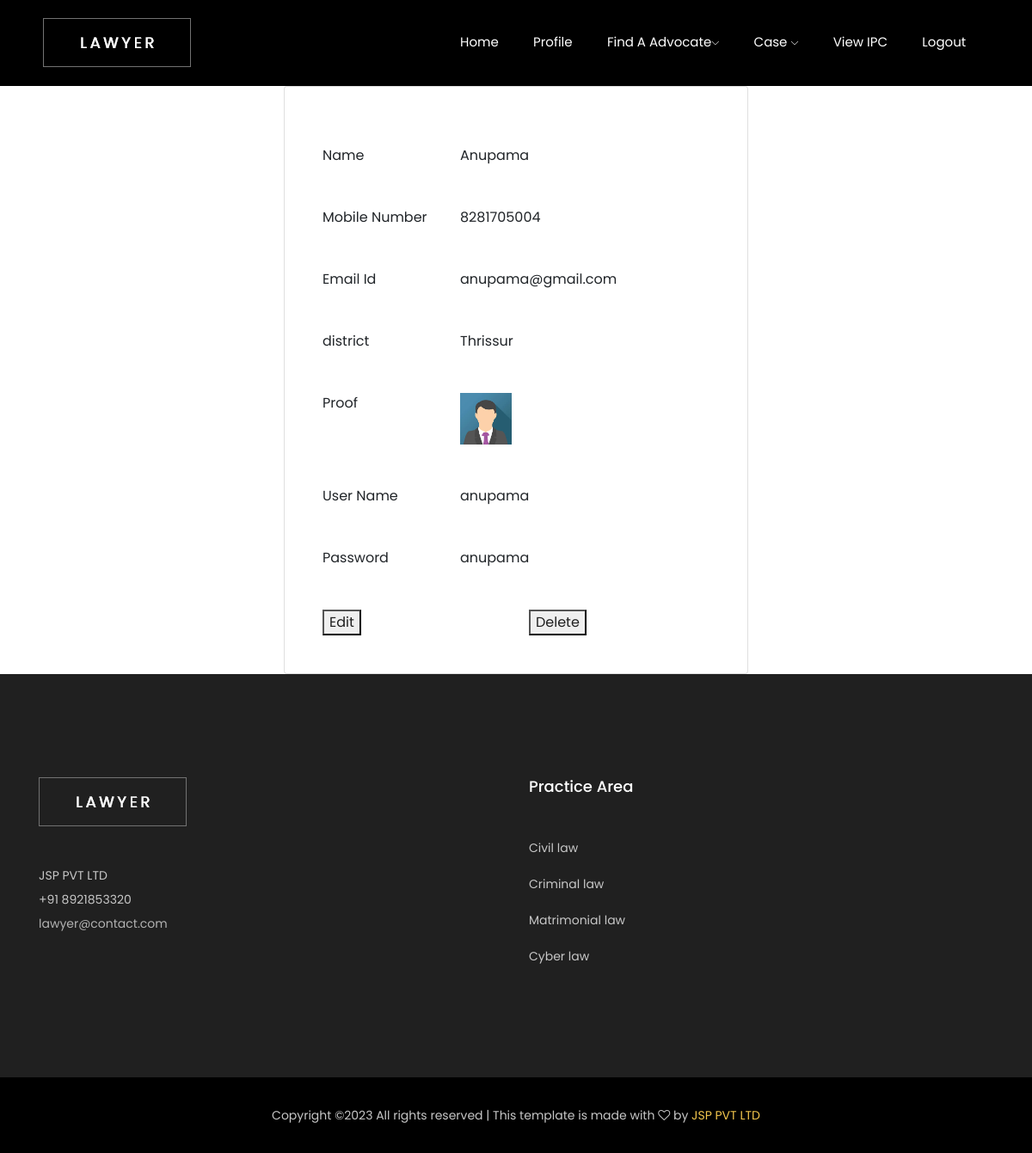
Page /userviewprofile (signed in) on the committed database.
### User_app/models.py (models this page shows)
class Userdb(models.Model):
    usrname = models.CharField(max_length=20,default='')
    mobilenumber  = models.IntegerField()
    emailid = models.CharField(max_length=20,default='')
    district = models.CharField(max_length=20,default='')
    image = models.ImageField(upload_to='Image',default='null.jpg')
    username = models.CharField(max_length=20,default='')
    password = models.CharField(max_length=20,default='')
    status = models.IntegerField(default=0)

### User_app/views.py (the view)
# urls.py: path('userviewprofile',views.userviewprofile, name='userviewprofile'),
def userviewprofile(request):
    user_id = request.session.get('usrid')
    data = Userdb.objects.filter(id=user_id)
    return render(request,'userviewprofile.html',{'data':data})

### User_app/templates/userviewprofile.html
{% extends 'userdashboard.html' %}
{% block content %}
<main class="d-flex w-100">
    <div class="container d-flex flex-column">
        <div class="row vh-100">
            <div class="col-sm-10 col-md-8 col-lg-6 mx-auto d-table h-100">
                <div class="d-table-cell align-middle">
                    <div class="card">
                        <div class="card-body">
                            <div class="m-sm-4">
                                <table>
                                        {% for i in data %}
                                        <div class="row mt-5">
                                            <div class="col-md-4"> Name </div>
                                            <div class="col-md-6"> {{i.usrname}} </div>
                                        </div>
                                        <div class="row mt-5">
                                            <div class="col-md-4"> Mobile Number </div>
                                            <div class="col-md-6"> {{i.mobilenumber}} </div>
                                        </div>
                                        <div class="row mt-5">
                                            <div class="col-md-4"> Email Id </div>
                                            <div class="col-md-8"> {{i.emailid}} </div>
                                        </div>
                                        <div class="row mt-5">
                                            <div class="col-md-4"> district </div>
                                            <div class="col-md-6"> {{i.district}} </div>
                                        </div>
                                        <div class="row mt-5">
                                            <div class="col-md-4"> Proof </div>
                                            <div class="col-md-6"> <img src="{{i.image.url}}"
                                                    style="width: 60px; height: 60px;"> </div>
                                        </div>
                                        <div class="row mt-5">
                                            <div class="col-md-4"> User Name </div>
                                            <div class="col-md-6"> {{i.username}} </div>
                                        </div>
                                        <div class="row mt-5">
                                            <div class="col-md-4" , class="pt-5"> Password </div>
                                            <div class="col-md-6" , class="pt-5"> {{i.password}} </div>
                                        </div>
                                        <div class="row mt-5">
                                            <div class="col-md-6" , class="pt-5">  <a href="{% url 'usereditprofile' id=i.id %}"> <button name="button"
                                                value="OK" type="button">Edit</button>
                                        </a></div>
                                        <div class="col-md-6" , class="pt-5"> <a href="{% url 'userdelete' id=i.id %}"> <button name="button"
                                            value="OK" type="button">Delete</button>
                                    </a> </div>
                                        </div>
                                    {% endfor %}
                                </table>
                            </div>
                        </div>
                    </div>
                </div>
            </div>
        </div>
    </div>
</main>
{% endblock %}

### rows in the picture
Userdb: usrname "Anupama", mobilenumber "8281705004", emailid "anupama@gmail.com", district "Thrissur", image (picture), username "anupama", password "anupama"
